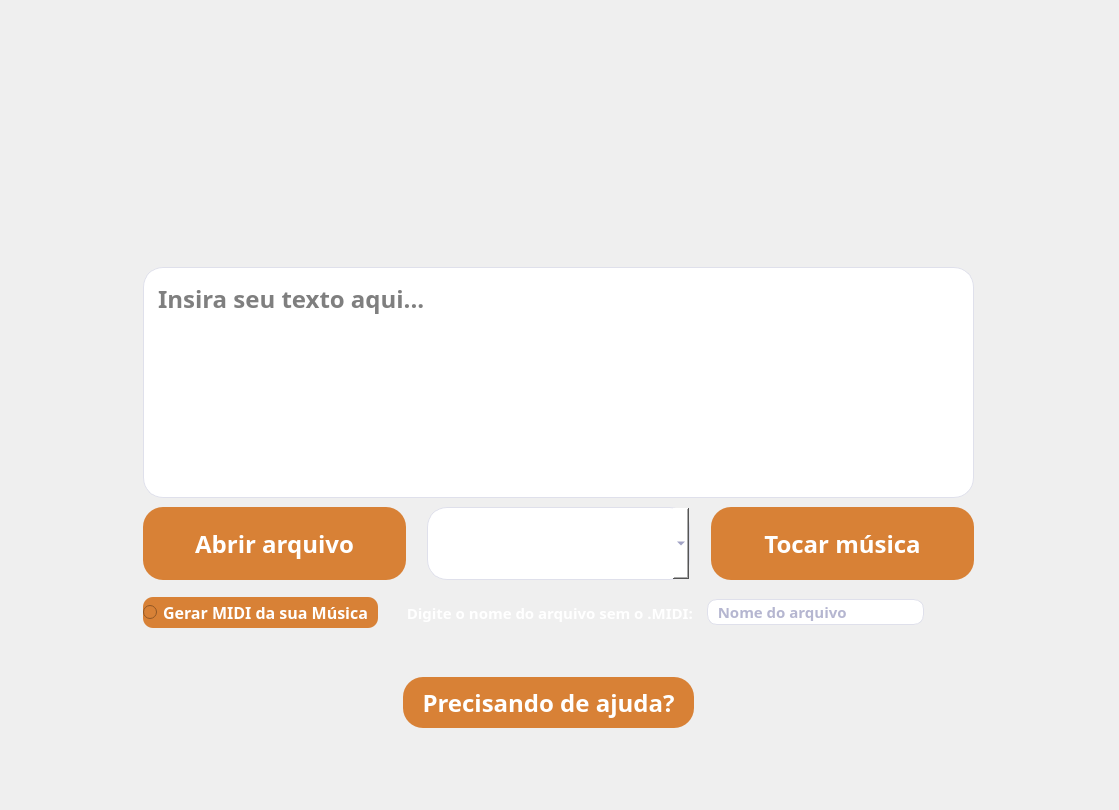
<?xml version="1.0" encoding="UTF-8"?>
<ui version="4.0">
 <class>MainWindow</class>
 <widget class="QMainWindow" name="MainWindow">
  <property name="geometry">
   <rect>
    <x>0</x>
    <y>0</y>
    <width>1119</width>
    <height>810</height>
   </rect>
  </property>
  <property name="sizePolicy">
   <sizepolicy hsizetype="MinimumExpanding" vsizetype="MinimumExpanding">
    <horstretch>0</horstretch>
    <verstretch>0</verstretch>
   </sizepolicy>
  </property>
  <property name="windowTitle">
   <string>MainWindow</string>
  </property>
  <property name="autoFillBackground">
   <bool>false</bool>
  </property>
  <property name="styleSheet">
   <string notr="true">#MainWindow{
background-image: url(:/imgs/imagens/Musicando.png);
border-image: url(:/imgs/imagens/Musicando.png) 0 0 0 0 stretch stretch;
}</string>
  </property>
  <property name="iconSize">
   <size>
    <width>24</width>
    <height>24</height>
   </size>
  </property>
  <widget class="QWidget" name="centralwidget">
   <property name="sizePolicy">
    <sizepolicy hsizetype="MinimumExpanding" vsizetype="MinimumExpanding">
     <horstretch>0</horstretch>
     <verstretch>0</verstretch>
    </sizepolicy>
   </property>
   <property name="styleSheet">
    <string notr="true"/>
   </property>
   <layout class="QGridLayout" name="gridLayout">
    <item row="2" column="1">
     <spacer name="horizontalSpacer_3">
      <property name="orientation">
       <enum>Qt::Horizontal</enum>
      </property>
      <property name="sizeHint" stdset="0">
       <size>
        <width>118</width>
        <height>478</height>
       </size>
      </property>
     </spacer>
    </item>
    <item row="3" column="2" colspan="2">
     <spacer name="verticalSpacer_6">
      <property name="orientation">
       <enum>Qt::Vertical</enum>
      </property>
      <property name="sizeHint" stdset="0">
       <size>
        <width>848</width>
        <height>48</height>
       </size>
      </property>
     </spacer>
    </item>
    <item row="2" column="4">
     <spacer name="horizontalSpacer_4">
      <property name="orientation">
       <enum>Qt::Horizontal</enum>
      </property>
      <property name="sizeHint" stdset="0">
       <size>
        <width>108</width>
        <height>478</height>
       </size>
      </property>
     </spacer>
    </item>
    <item row="0" column="3">
     <spacer name="verticalSpacer">
      <property name="orientation">
       <enum>Qt::Vertical</enum>
      </property>
      <property name="sizeType">
       <enum>QSizePolicy::Maximum</enum>
      </property>
      <property name="sizeHint" stdset="0">
       <size>
        <width>848</width>
        <height>248</height>
       </size>
      </property>
     </spacer>
    </item>
    <item row="1" column="2" rowspan="2" colspan="2">
     <widget class="QWidget" name="widget" native="true">
      <property name="enabled">
       <bool>true</bool>
      </property>
      <property name="sizePolicy">
       <sizepolicy hsizetype="Preferred" vsizetype="Preferred">
        <horstretch>0</horstretch>
        <verstretch>0</verstretch>
       </sizepolicy>
      </property>
      <property name="styleSheet">
       <string notr="true"/>
      </property>
      <widget class="QWidget" name="horizontalLayoutWidget">
       <property name="geometry">
        <rect>
         <x>10</x>
         <y>250</y>
         <width>831</width>
         <height>73</height>
        </rect>
       </property>
       <layout class="QHBoxLayout" name="horizontalLayout">
        <item>
         <widget class="QPushButton" name="botaoArquivo">
          <property name="sizePolicy">
           <sizepolicy hsizetype="MinimumExpanding" vsizetype="MinimumExpanding">
            <horstretch>0</horstretch>
            <verstretch>0</verstretch>
           </sizepolicy>
          </property>
          <property name="font">
           <font>
            <family>Muli</family>
            <pointsize>-1</pointsize>
            <weight>75</weight>
            <italic>false</italic>
            <bold>true</bold>
           </font>
          </property>
          <property name="cursor">
           <cursorShape>PointingHandCursor</cursorShape>
          </property>
          <property name="styleSheet">
           <string notr="true">background: #D88136;
border-radius: 20px;

font-family: Muli;
font-style: normal;
font-weight: 600;
font-size: 24px;
line-height: 30px;

color: #FFFFFF;</string>
          </property>
          <property name="text">
           <string>Abrir arquivo</string>
          </property>
         </widget>
        </item>
        <item>
         <spacer name="horizontalSpacer">
          <property name="orientation">
           <enum>Qt::Horizontal</enum>
          </property>
          <property name="sizeType">
           <enum>QSizePolicy::Maximum</enum>
          </property>
          <property name="sizeHint" stdset="0">
           <size>
            <width>15</width>
            <height>28</height>
           </size>
          </property>
         </spacer>
        </item>
        <item>
         <widget class="QComboBox" name="selecionarTimbre">
          <property name="sizePolicy">
           <sizepolicy hsizetype="MinimumExpanding" vsizetype="MinimumExpanding">
            <horstretch>0</horstretch>
            <verstretch>0</verstretch>
           </sizepolicy>
          </property>
          <property name="styleSheet">
           <string notr="true">background: #FFFFFF;
border: 1px solid #DFE0EB;
border-radius: 20px;

font-family: Muli;
font-style: normal;
font-weight: 600;
font-size: 16px;
line-height: 20px;

color: #6B6DA2;</string>
          </property>
          <property name="currentText">
           <string/>
          </property>
          <property name="maxCount">
           <number>2147483646</number>
          </property>
         </widget>
        </item>
        <item>
         <spacer name="horizontalSpacer_2">
          <property name="orientation">
           <enum>Qt::Horizontal</enum>
          </property>
          <property name="sizeType">
           <enum>QSizePolicy::Maximum</enum>
          </property>
          <property name="sizeHint" stdset="0">
           <size>
            <width>15</width>
            <height>28</height>
           </size>
          </property>
         </spacer>
        </item>
        <item>
         <widget class="QPushButton" name="botaoMusica">
          <property name="sizePolicy">
           <sizepolicy hsizetype="MinimumExpanding" vsizetype="MinimumExpanding">
            <horstretch>0</horstretch>
            <verstretch>0</verstretch>
           </sizepolicy>
          </property>
          <property name="font">
           <font>
            <family>Muli</family>
            <pointsize>-1</pointsize>
            <weight>75</weight>
            <italic>false</italic>
            <bold>true</bold>
           </font>
          </property>
          <property name="cursor">
           <cursorShape>PointingHandCursor</cursorShape>
          </property>
          <property name="styleSheet">
           <string notr="true">background: #D88136;
border-radius: 20px;

font-family: Muli;
font-style: normal;
font-weight: 600;
font-size: 24px;
line-height: 30px;

color: #FFFFFF;</string>
          </property>
          <property name="text">
           <string>Tocar música</string>
          </property>
         </widget>
        </item>
       </layout>
      </widget>
      <widget class="QTextEdit" name="txtOriginal">
       <property name="enabled">
        <bool>true</bool>
       </property>
       <property name="geometry">
        <rect>
         <x>10</x>
         <y>10</y>
         <width>831</width>
         <height>231</height>
        </rect>
       </property>
       <property name="sizePolicy">
        <sizepolicy hsizetype="MinimumExpanding" vsizetype="MinimumExpanding">
         <horstretch>0</horstretch>
         <verstretch>0</verstretch>
        </sizepolicy>
       </property>
       <property name="cursor" stdset="0">
        <cursorShape>IBeamCursor</cursorShape>
       </property>
       <property name="layoutDirection">
        <enum>Qt::LeftToRight</enum>
       </property>
       <property name="autoFillBackground">
        <bool>false</bool>
       </property>
       <property name="styleSheet">
        <string notr="true">background: #FFFFFF;
border: 1px solid #DFE0EB;
border-radius: 20px;
padding: 10px;

font-family: Muli;
font-style: normal;
font-weight: 600;
font-size: 24px;
line-height: 20px;
</string>
       </property>
       <property name="placeholderText">
        <string>Insira seu texto aqui...</string>
       </property>
      </widget>
      <widget class="QPushButton" name="botaoAjuda">
       <property name="geometry">
        <rect>
         <x>270</x>
         <y>420</y>
         <width>291</width>
         <height>51</height>
        </rect>
       </property>
       <property name="sizePolicy">
        <sizepolicy hsizetype="MinimumExpanding" vsizetype="MinimumExpanding">
         <horstretch>0</horstretch>
         <verstretch>0</verstretch>
        </sizepolicy>
       </property>
       <property name="font">
        <font>
         <family>Muli</family>
         <pointsize>-1</pointsize>
         <weight>75</weight>
         <italic>false</italic>
         <bold>true</bold>
        </font>
       </property>
       <property name="cursor">
        <cursorShape>PointingHandCursor</cursorShape>
       </property>
       <property name="styleSheet">
        <string notr="true">background: #D88136;
border-radius: 20px;

font-family: Muli;
font-style: normal;
font-weight: 600;
font-size: 24px;
line-height: 30px;

color: #FFFFFF;</string>
       </property>
       <property name="text">
        <string>Precisando de ajuda?</string>
       </property>
      </widget>
      <widget class="QWidget" name="horizontalLayoutWidget_2">
       <property name="geometry">
        <rect>
         <x>10</x>
         <y>340</y>
         <width>781</width>
         <height>31</height>
        </rect>
       </property>
       <layout class="QHBoxLayout" name="horizontalLayout_2">
        <item alignment="Qt::AlignLeft">
         <widget class="QRadioButton" name="gerarMIDI">
          <property name="sizePolicy">
           <sizepolicy hsizetype="Fixed" vsizetype="Minimum">
            <horstretch>0</horstretch>
            <verstretch>0</verstretch>
           </sizepolicy>
          </property>
          <property name="font">
           <font>
            <family>Muli</family>
            <pointsize>12</pointsize>
            <weight>75</weight>
            <italic>false</italic>
            <bold>true</bold>
           </font>
          </property>
          <property name="acceptDrops">
           <bool>false</bool>
          </property>
          <property name="styleSheet">
           <string notr="true">background: #D88136;
border-radius: 10px;

font-family: Muli;
font-style: normal;
font-weight: 600;
font-size: 12pt;
line-height: 30px;

color: #FFFFFF;</string>
          </property>
          <property name="text">
           <string>Gerar MIDI da sua Música  </string>
          </property>
         </widget>
        </item>
        <item>
         <spacer name="horizontalSpacer_5">
          <property name="orientation">
           <enum>Qt::Horizontal</enum>
          </property>
          <property name="sizeType">
           <enum>QSizePolicy::Maximum</enum>
          </property>
          <property name="sizeHint" stdset="0">
           <size>
            <width>15</width>
            <height>10</height>
           </size>
          </property>
         </spacer>
        </item>
        <item>
         <widget class="QLabel" name="lableDigiteNome">
          <property name="enabled">
           <bool>false</bool>
          </property>
          <property name="sizePolicy">
           <sizepolicy hsizetype="Preferred" vsizetype="Preferred">
            <horstretch>0</horstretch>
            <verstretch>0</verstretch>
           </sizepolicy>
          </property>
          <property name="palette">
           <palette>
            <active>
             <colorrole role="WindowText">
              <brush brushstyle="SolidPattern">
               <color alpha="255">
                <red>255</red>
                <green>255</green>
                <blue>255</blue>
               </color>
              </brush>
             </colorrole>
             <colorrole role="Button">
              <brush brushstyle="SolidPattern">
               <color alpha="0">
                <red>240</red>
                <green>240</green>
                <blue>240</blue>
               </color>
              </brush>
             </colorrole>
             <colorrole role="Light">
              <brush brushstyle="SolidPattern">
               <color alpha="0">
                <red>255</red>
                <green>255</green>
                <blue>255</blue>
               </color>
              </brush>
             </colorrole>
             <colorrole role="Midlight">
              <brush brushstyle="SolidPattern">
               <color alpha="0">
                <red>247</red>
                <green>247</green>
                <blue>247</blue>
               </color>
              </brush>
             </colorrole>
             <colorrole role="Dark">
              <brush brushstyle="SolidPattern">
               <color alpha="0">
                <red>120</red>
                <green>120</green>
                <blue>120</blue>
               </color>
              </brush>
             </colorrole>
             <colorrole role="Mid">
              <brush brushstyle="SolidPattern">
               <color alpha="0">
                <red>160</red>
                <green>160</green>
                <blue>160</blue>
               </color>
              </brush>
             </colorrole>
             <colorrole role="Text">
              <brush brushstyle="SolidPattern">
               <color alpha="255">
                <red>255</red>
                <green>255</green>
                <blue>255</blue>
               </color>
              </brush>
             </colorrole>
             <colorrole role="BrightText">
              <brush brushstyle="SolidPattern">
               <color alpha="255">
                <red>255</red>
                <green>255</green>
                <blue>255</blue>
               </color>
              </brush>
             </colorrole>
             <colorrole role="ButtonText">
              <brush brushstyle="SolidPattern">
               <color alpha="255">
                <red>255</red>
                <green>255</green>
                <blue>255</blue>
               </color>
              </brush>
             </colorrole>
             <colorrole role="Base">
              <brush brushstyle="SolidPattern">
               <color alpha="255">
                <red>255</red>
                <green>255</green>
                <blue>255</blue>
               </color>
              </brush>
             </colorrole>
             <colorrole role="Window">
              <brush brushstyle="SolidPattern">
               <color alpha="0">
                <red>240</red>
                <green>240</green>
                <blue>240</blue>
               </color>
              </brush>
             </colorrole>
             <colorrole role="Shadow">
              <brush brushstyle="SolidPattern">
               <color alpha="255">
                <red>0</red>
                <green>0</green>
                <blue>0</blue>
               </color>
              </brush>
             </colorrole>
             <colorrole role="AlternateBase">
              <brush brushstyle="SolidPattern">
               <color alpha="127">
                <red>247</red>
                <green>247</green>
                <blue>247</blue>
               </color>
              </brush>
             </colorrole>
             <colorrole role="ToolTipBase">
              <brush brushstyle="SolidPattern">
               <color alpha="255">
                <red>255</red>
                <green>255</green>
                <blue>220</blue>
               </color>
              </brush>
             </colorrole>
             <colorrole role="ToolTipText">
              <brush brushstyle="SolidPattern">
               <color alpha="255">
                <red>0</red>
                <green>0</green>
                <blue>0</blue>
               </color>
              </brush>
             </colorrole>
             <colorrole role="PlaceholderText">
              <brush brushstyle="SolidPattern">
               <color alpha="128">
                <red>0</red>
                <green>0</green>
                <blue>0</blue>
               </color>
              </brush>
             </colorrole>
            </active>
            <inactive>
             <colorrole role="WindowText">
              <brush brushstyle="SolidPattern">
               <color alpha="255">
                <red>255</red>
                <green>255</green>
                <blue>255</blue>
               </color>
              </brush>
             </colorrole>
             <colorrole role="Button">
              <brush brushstyle="SolidPattern">
               <color alpha="0">
                <red>240</red>
                <green>240</green>
                <blue>240</blue>
               </color>
              </brush>
             </colorrole>
             <colorrole role="Light">
              <brush brushstyle="SolidPattern">
               <color alpha="0">
                <red>255</red>
                <green>255</green>
                <blue>255</blue>
               </color>
              </brush>
             </colorrole>
             <colorrole role="Midlight">
              <brush brushstyle="SolidPattern">
               <color alpha="0">
                <red>247</red>
                <green>247</green>
                <blue>247</blue>
               </color>
              </brush>
             </colorrole>
             <colorrole role="Dark">
              <brush brushstyle="SolidPattern">
               <color alpha="0">
                <red>120</red>
                <green>120</green>
                <blue>120</blue>
               </color>
              </brush>
             </colorrole>
             <colorrole role="Mid">
              <brush brushstyle="SolidPattern">
               <color alpha="0">
                <red>160</red>
                <green>160</green>
                <blue>160</blue>
               </color>
              </brush>
             </colorrole>
             <colorrole role="Text">
              <brush brushstyle="SolidPattern">
               <color alpha="255">
                <red>255</red>
                <green>255</green>
                <blue>255</blue>
               </color>
              </brush>
             </colorrole>
             <colorrole role="BrightText">
              <brush brushstyle="SolidPattern">
               <color alpha="255">
                <red>255</red>
                <green>255</green>
                <blue>255</blue>
               </color>
              </brush>
             </colorrole>
             <colorrole role="ButtonText">
              <brush brushstyle="SolidPattern">
               <color alpha="255">
                <red>255</red>
                <green>255</green>
                <blue>255</blue>
               </color>
              </brush>
             </colorrole>
             <colorrole role="Base">
              <brush brushstyle="SolidPattern">
               <color alpha="255">
                <red>255</red>
                <green>255</green>
                <blue>255</blue>
               </color>
              </brush>
             </colorrole>
             <colorrole role="Window">
              <brush brushstyle="SolidPattern">
               <color alpha="0">
                <red>240</red>
                <green>240</green>
                <blue>240</blue>
               </color>
              </brush>
             </colorrole>
             <colorrole role="Shadow">
              <brush brushstyle="SolidPattern">
               <color alpha="255">
                <red>0</red>
                <green>0</green>
                <blue>0</blue>
               </color>
              </brush>
             </colorrole>
             <colorrole role="AlternateBase">
              <brush brushstyle="SolidPattern">
               <color alpha="127">
                <red>247</red>
                <green>247</green>
                <blue>247</blue>
               </color>
              </brush>
             </colorrole>
             <colorrole role="ToolTipBase">
              <brush brushstyle="SolidPattern">
               <color alpha="255">
                <red>255</red>
                <green>255</green>
                <blue>220</blue>
               </color>
              </brush>
             </colorrole>
             <colorrole role="ToolTipText">
              <brush brushstyle="SolidPattern">
               <color alpha="255">
                <red>0</red>
                <green>0</green>
                <blue>0</blue>
               </color>
              </brush>
             </colorrole>
             <colorrole role="PlaceholderText">
              <brush brushstyle="SolidPattern">
               <color alpha="128">
                <red>0</red>
                <green>0</green>
                <blue>0</blue>
               </color>
              </brush>
             </colorrole>
            </inactive>
            <disabled>
             <colorrole role="WindowText">
              <brush brushstyle="SolidPattern">
               <color alpha="255">
                <red>255</red>
                <green>255</green>
                <blue>255</blue>
               </color>
              </brush>
             </colorrole>
             <colorrole role="Button">
              <brush brushstyle="SolidPattern">
               <color alpha="0">
                <red>240</red>
                <green>240</green>
                <blue>240</blue>
               </color>
              </brush>
             </colorrole>
             <colorrole role="Light">
              <brush brushstyle="SolidPattern">
               <color alpha="0">
                <red>255</red>
                <green>255</green>
                <blue>255</blue>
               </color>
              </brush>
             </colorrole>
             <colorrole role="Midlight">
              <brush brushstyle="SolidPattern">
               <color alpha="0">
                <red>247</red>
                <green>247</green>
                <blue>247</blue>
               </color>
              </brush>
             </colorrole>
             <colorrole role="Dark">
              <brush brushstyle="SolidPattern">
               <color alpha="0">
                <red>120</red>
                <green>120</green>
                <blue>120</blue>
               </color>
              </brush>
             </colorrole>
             <colorrole role="Mid">
              <brush brushstyle="SolidPattern">
               <color alpha="0">
                <red>160</red>
                <green>160</green>
                <blue>160</blue>
               </color>
              </brush>
             </colorrole>
             <colorrole role="Text">
              <brush brushstyle="SolidPattern">
               <color alpha="255">
                <red>255</red>
                <green>255</green>
                <blue>255</blue>
               </color>
              </brush>
             </colorrole>
             <colorrole role="BrightText">
              <brush brushstyle="SolidPattern">
               <color alpha="255">
                <red>255</red>
                <green>255</green>
                <blue>255</blue>
               </color>
              </brush>
             </colorrole>
             <colorrole role="ButtonText">
              <brush brushstyle="SolidPattern">
               <color alpha="255">
                <red>255</red>
                <green>255</green>
                <blue>255</blue>
               </color>
              </brush>
             </colorrole>
             <colorrole role="Base">
              <brush brushstyle="SolidPattern">
               <color alpha="0">
                <red>240</red>
                <green>240</green>
                <blue>240</blue>
               </color>
              </brush>
             </colorrole>
             <colorrole role="Window">
              <brush brushstyle="SolidPattern">
               <color alpha="0">
                <red>240</red>
                <green>240</green>
                <blue>240</blue>
               </color>
              </brush>
             </colorrole>
             <colorrole role="Shadow">
              <brush brushstyle="SolidPattern">
               <color alpha="255">
                <red>0</red>
                <green>0</green>
                <blue>0</blue>
               </color>
              </brush>
             </colorrole>
             <colorrole role="AlternateBase">
              <brush brushstyle="SolidPattern">
               <color alpha="0">
                <red>240</red>
                <green>240</green>
                <blue>240</blue>
               </color>
              </brush>
             </colorrole>
             <colorrole role="ToolTipBase">
              <brush brushstyle="SolidPattern">
               <color alpha="255">
                <red>255</red>
                <green>255</green>
                <blue>220</blue>
               </color>
              </brush>
             </colorrole>
             <colorrole role="ToolTipText">
              <brush brushstyle="SolidPattern">
               <color alpha="255">
                <red>0</red>
                <green>0</green>
                <blue>0</blue>
               </color>
              </brush>
             </colorrole>
             <colorrole role="PlaceholderText">
              <brush brushstyle="SolidPattern">
               <color alpha="128">
                <red>0</red>
                <green>0</green>
                <blue>0</blue>
               </color>
              </brush>
             </colorrole>
            </disabled>
           </palette>
          </property>
          <property name="font">
           <font>
            <family>Muli</family>
            <pointsize>11</pointsize>
            <weight>75</weight>
            <italic>false</italic>
            <bold>true</bold>
           </font>
          </property>
          <property name="styleSheet">
           <string notr="true">font-family: Muli;
font-style: normal;
font-weight: 600;
font-size: 11pt;
line-height: 30px;

color: #FFFFFF;
</string>
          </property>
          <property name="frameShape">
           <enum>QFrame::NoFrame</enum>
          </property>
          <property name="frameShadow">
           <enum>QFrame::Plain</enum>
          </property>
          <property name="text">
           <string>  Digite o nome do arquivo sem o .MIDI:  </string>
          </property>
         </widget>
        </item>
        <item>
         <widget class="QLineEdit" name="nomeArquivo">
          <property name="sizePolicy">
           <sizepolicy hsizetype="Preferred" vsizetype="Fixed">
            <horstretch>0</horstretch>
            <verstretch>0</verstretch>
           </sizepolicy>
          </property>
          <property name="styleSheet">
           <string notr="true">background: #FFFFFF;
border: 1px solid #DFE0EB;
border-radius: 10px;

font-family: Muli;
font-style: normal !important;
font-weight: 600;
font-size: 11pt;
line-height: 20px;

color: #6B6DA2;</string>
          </property>
          <property name="maxLength">
           <number>200</number>
          </property>
          <property name="placeholderText">
           <string>  Nome do arquivo</string>
          </property>
         </widget>
        </item>
       </layout>
      </widget>
     </widget>
    </item>
   </layout>
  </widget>
 </widget>
 <tabstops>
  <tabstop>txtOriginal</tabstop>
  <tabstop>botaoArquivo</tabstop>
  <tabstop>selecionarTimbre</tabstop>
  <tabstop>botaoMusica</tabstop>
  <tabstop>botaoAjuda</tabstop>
 </tabstops>
 <resources/>
 <connections/>
</ui>
